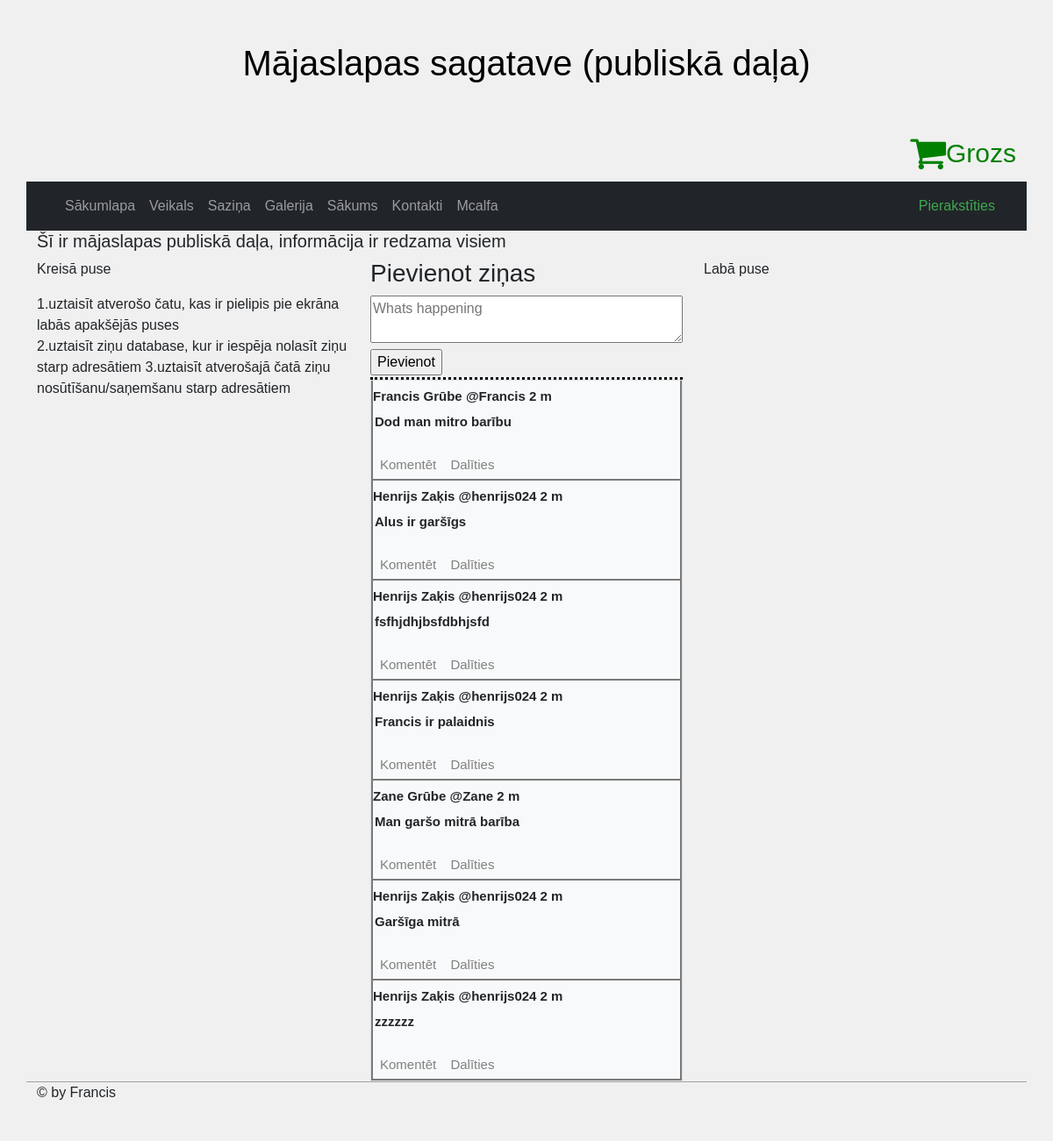
The page / on the database its author committed.
### tables this page shows
CREATE TABLE `lapas` (
  `id` int(6) UNSIGNED NOT NULL,
  `nosaukums` varchar(255) NOT NULL,
  `taka` varchar(255) NOT NULL,
  `saturs` text DEFAULT NULL,
  `laiks` timestamp NOT NULL DEFAULT current_timestamp() ON UPDATE current_timestamp(),
  `npk` int(10) NOT NULL
);

CREATE TABLE `zinas` (
  `id` int(11) UNSIGNED NOT NULL,
  `saturs` text NOT NULL,
  `autors` varchar(255) NOT NULL,
  `laiks` datetime NOT NULL DEFAULT current_timestamp()
);

CREATE TABLE `lietotaji` (
  `id` int(11) NOT NULL,
  `username` varchar(50) NOT NULL,
  `password` varchar(30) NOT NULL,
  `vards` varchar(11) NOT NULL,
  `uzvards` varchar(11) NOT NULL,
  `access` varchar(20) NOT NULL,
  `active` tinyint(1) NOT NULL,
  `laiks` timestamp NOT NULL DEFAULT current_timestamp() ON UPDATE current_timestamp()
);

### zinas.php (the view, shortened to what this page needs)
<h3>Pievienot ziņas</h3>
<div class="vidus">
<div class = "pievienot">
<form action="" method="post">
    <textarea class="textarea" name="text" placeholder="Whats happening"></textarea>
    <input class="poga" type="submit" placeholder="tweet" name="pievienot" value="Pievienot">
</form>
</div>
<div class="linija"></div>
<div class="border bg-light">
    <?php
        $sql = "SELECT * FROM zinas ORDER BY laiks DESC" ;
        $result = $conn->query($sql);
        if ($result->num_rows > 0) {
            while($row = $result->fetch_assoc()) {
                $autors=$row['autors'];
                $sql2 ="SELECT * FROM lietotaji WHERE username='$autors'";
                $result2 = $conn->query($sql2);
                $row2 = $result2->fetch_assoc()
                ?>
                    <div class='zinas'>
                        <div class="zinastop">
                        <b><?php if(isset($row2['vards'])){
                            echo $row2['vards']." ";
                        }
                        if(isset($row2['uzvards'])){
                            echo $row2['uzvards']." ";
                        }
                        ?>
                        </b>
                        <?php
                            echo "@".$row['autors']." ";
                            $date1 = strtotime($row['laiks']);
                            $date2 = strtotime(date('Y-m-d H:i:s', strtotime('+1 hours')));
                            $diff = abs($date2 - $date1);
                            $years = floor($diff / (365*60*60*24));
                            $months = floor(($diff - $years * 365*60*60*24)/ (30*60*60*24));
                            $days = floor(($diff - $years * 365*60*60*24 -$months*30*60*60*24)/ (60*60*24));
                            $hours = floor(($diff - $years * 365*60*60*24 - $months*30*60*60*24 - $days*60*60*24)/ (60*60));
                            $minutes = floor(($diff - $years * 365*60*60*24 - $months*30*60*60*24 - $days*60*60*24 - $hours*60*60)/ 60);
                            if($years > 0){
                                echo $years." y";
                            }elseif($months > 0){
                                echo $months." m";
                            }elseif($days > 0){
                                    echo $days." d";
                            }elseif($hours > 0){
                                echo $hours." h";
                            }elseif($minutes > 1){
                                echo $minutes." min";
                            }else{
                                echo "Now";
                            }
                        ?>
                        </div>
                        <div class='zina'><?php echo $row['saturs'];?></div>
                        <div class="zinasapaksa">
                            <button class="comment" onclick="komentet()" name="komentet">Komentēt</button>
                            <button class="comment" onclick="komentet()" name="">Dalīties</button>
                        </div>
                    </div>
                <?php
            }
        }
    ?>
</div>
</div>

### index.php (shortened to what this page needs)
<?php
include "config.php";
?>
<!DOCTYPE html>
<html>
<head>
	<link href="https://cdn.jsdelivr.net/npm/bootstrap@5.1.3/dist/css/bootstrap.min.css" rel="stylesheet">
	<link rel="stylesheet" type="text/css" href="style.css">
	<link rel="stylesheet" href="https://cdnjs.cloudflare.com/ajax/libs/font-awesome/4.7.0/css/font-awesome.min.css">
</head>
<body>
<div class="container"  >
	<div class="row">
<div id="subtitle" class="container-fluid p-5 md-primary text-black text-center">
	<h1>Mājaslapas sagatave (publiskā daļa)</h1>
</div>
<div class="grozs">
    <a id="topfa" href="./grozs.php"><i class="fa">&#xf07a;</i>
    <span id="grozs">Grozs</span></a>
</div>
<nav class="navbar navbar-expand-sm navbar-dark bg-dark sticky-top">
        <div  class="container-fluid">
          <div  class="collapse navbar-collapse">
            <ul class="navbar-nav me-auto">
              <li class="nav-item">
                <a class="nav-link" href="index.php">Sākumlapa</a>
              </li>
			  <li class="nav-item">
                <a class="nav-link" href="veikals.php">Veikals</a>
              </li>
			  <li class="nav-item">
                <a class="nav-link" href="sazina.php">Saziņa</a>
              </li>
			  <?php
				$sql = "SELECT id, nosaukums, saturs FROM lapas ORDER BY npk";
				$result = $conn->query($sql);
				if ($result->num_rows > 0) {
				  while($row = $result->fetch_assoc()) {
					$id=$row["id"];
					$nosaukums=$row["nosaukums"];
					echo '<li class="nav-item">
					<a class="nav-link" href="?id='.$id.'">'.$nosaukums.'</a>
				  </li>';
				  }
				}
				?>
            </ul>
        	<ul class="nav navbar-nav navbar-right">
				<li>
			<?php if($_SESSION['pieteicies'] == false){
				echo "<a id='login' class='text-decoration-none' href='login.php'> Pierakstīties </a>";
			}else{
				echo "<a id='login' class='text-decoration-none' href='logout.php'> Izrakstīties </a>";
			}?>
			</li>
			</ul>
          </div>
		 </div>
      </nav>
    <h5 class="center">Šī ir mājaslapas publiskā daļa, informācija ir redzama visiem</h5>
	<div class="col" >
				<p>Kreisā puse</p>
				<p>1.uztaisīt atverošo čatu, kas ir pielipis pie ekrāna labās apakšējās puses<br>
					2.uztaisīt ziņu database, kur ir iespēja nolasīt ziņu starp adresātiem
					3.uztaisīt atverošajā čatā ziņu nosūtīšanu/saņemšanu starp adresātiem
				</p>
	</div>
	<div class="col">
		<?php
		if(!isset($_GET['id'])){
			include "zinas.php";
		}
		?>
	</div>
	<div class="col" >
				<p>Labā puse</p>
	</div>
<?php
        include "apaksa.php";
?>
</div>
</div>
</body>
</html>

### apaksa.php (shortened to what this page needs)
<div id="footer" >
    <div class='col'>
        <p> &copy; by Francis<p>
    </div>
</div>

### style.css (style rules this page uses)
body { background-color: rgb(240, 240, 240); height:100%; font-family: Helvetica, sans-serif; }
#login { color:rgb(63, 168, 79); }
.poga { margin-left:5px; }
.linija { border-bottom-style: dotted; border-bottom-color:black; height:5px; }
.textarea { width:100%; }
.poga { margin:auto; }
.zinas { margin-top:20px; border-style:solid; border-color: rgb(122, 122, 122); border-width:2px; border-top:0px; margin:0px; padding-top:2px; font-size:15px; font-family:Arial, Helvetica, sans-serif; font-weight:bold; }
.zina { min-height: 50px; padding:2px; }
.zinasapaksa { padding-left:2px; }
.zinastop { padding-top:5px; padding-bottom:5px; }
.comment { margin-bottom:3px; background-color:inherit; border:0; color:grey; }
#footer { clear:both; margin-top:20x; margin-bottom:40px; border-top:1px solid rgb(163, 162, 162); }
.sticky-top { z-index:auto; }
#topfa { font-size:44px; color:green; }
#grozs { font-size:30px; }
.grozs a { display:flex; justify-content: right; margin-bottom: 10px; text-decoration:none; }

### rows shown on the page
lapas: nosaukums "Galerija"
lapas: nosaukums "Sākums"
lapas: nosaukums "Kontakti"
lapas: nosaukums "Mcalfa"
zinas: lietotaji.vards "Francis", lietotaji.uzvards "Grūbe", autors "Francis", laiks "2", saturs "Dod man mitro barību"
zinas: lietotaji.vards "Henrijs", lietotaji.uzvards "Zaķis", autors "henrijs024", laiks "2", saturs "Alus ir garšīgs"
zinas: lietotaji.vards "Henrijs", lietotaji.uzvards "Zaķis", autors "henrijs024", laiks "2", saturs "fsfhjdhjbsfdbhjsfd"
zinas: lietotaji.vards "Henrijs", lietotaji.uzvards "Zaķis", autors "henrijs024", laiks "2", saturs "Francis ir palaidnis"
zinas: lietotaji.vards "Zane", lietotaji.uzvards "Grūbe", autors "Zane", laiks "2", saturs "Man garšo mitrā barība"
zinas: lietotaji.vards "Henrijs", lietotaji.uzvards "Zaķis", autors "henrijs024", laiks "2", saturs "Garšīga mitrā"
zinas: lietotaji.vards "Henrijs", lietotaji.uzvards "Zaķis", autors "henrijs024", laiks "2", saturs "zzzzzz"
